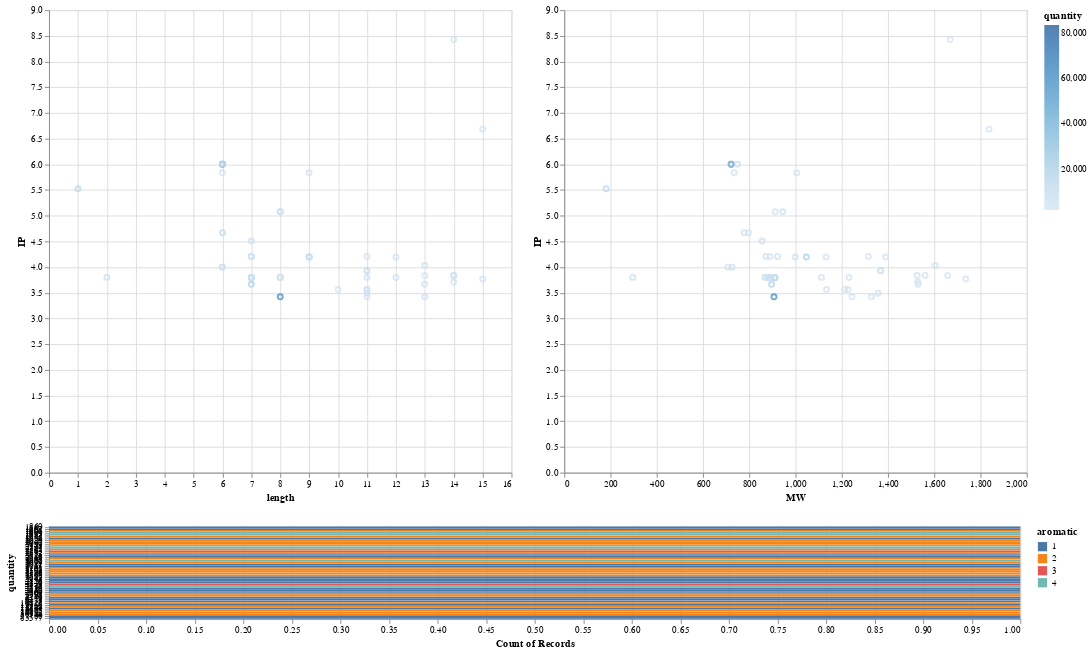

Notebook source saved alongside this figure:
### Code cell
import altair as alt
from vega_datasets import data

source = data.cars()

brush = alt.selection(type='interval', resolve='global')

base = alt.Chart(c).mark_point().encode(
    y='IP',
    color=alt.condition(brush, 'quantity', alt.ColorValue('grey')),
).add_selection(
    brush
).properties(
    width=500,
    height=500
)

bars = alt.Chart(c).mark_bar().encode(
    y='quantity:N',
    color='aromatic:N',
    x='count(length):Q'
).transform_filter(
    brush
).properties(
    width=1050,
    height=100
)

alt.vconcat(alt.hconcat(base.encode(x='length'), base.encode(x='MW')), bars)

### Figure 1 — Vega-Lite specification as saved in the notebook (floating-point values rounded to 4 significant figures)
{"$schema": "https://vega.github.io/schema/vega-lite/v3.4.0.json", "config": {"mark": {"tooltip": null}, "view": {"height": 300, "width": 400}}, "data": {"name": "data-bcd05a0be0a9be532c06ea57aa735f4f"}, "datasets": {"data-bcd05a0be0a9be532c06ea57aa735f4f": [{"AV": 0.1667, "IP": 6.001, "MW": 721.8, "SSF_Helix": 0.5, "SSF_Sheet": 0.1667, "SSF_Turn": 0.1667, "aliphatic": 2, "aromatic": 1, "cdr3": "FIVESK", "flex": 0.7368, "gravy": 0.55, "invalid": 0, "length": 6, "n_A": 0, "n_C": 0, "n_D": 0, "n_E": 1, "n_F": 1, "n_G": 0, "n_H": 0, "n_I": 1, "n_K": 1, "n_L": 0, "n_M": 0, "n_N": 0, "n_P": 0, "n_Q": 0, "n_R": 0, "n_S": 1, "n_T": 0, "n_V": 1, "n_W": 0, "n_Y": 0, "negative": 1, "neutral": 1, "positive": 1, "quantity": 83577}, {"AV": 0.125, "IP": 3.423, "MW": 906.9, "SSF_Helix": 0.375, "SSF_Sheet": 0.125, "SSF_Turn": 0.25, "aliphatic": 4, "aromatic": 1, "cdr3": "DLGIPDDY", "flex": 0.7723, "gravy": -0.6875, "invalid": 0, "length": 8, "n_A": 0, "n_C": 0, "n_D": 3, "n_E": 0, "n_F": 0, "n_G": 1, "n_H": 0, "n_I": 1, "n_K": 0, "n_L": 1, "n_M": 0, "n_N": 0, "n_P": 1, "n_Q": 0, "n_R": 0, "n_S": 0, "n_T": 0, "n_V": 0, "n_W": 0, "n_Y": 1, "negative": 3, "neutral": 0, "positive": 0, "quantity": 57780}, {"AV": 0.2857, "IP": 3.795, "MW": 911.0, "SSF_Helix": 0.2857, "SSF_Sheet": 0.4286, "SSF_Turn": 0.2857, "aliphatic": 3, "aromatic": 2, "cdr3": "EMWGPEY", "flex": 0.7594, "gravy": -1.329, "invalid": 0, "length": 7, "n_A": 0, "n_C": 0, "n_D": 0, "n_E": 2, "n_F": 0, "n_G": 1, "n_H": 0, "n_I": 0, "n_K": 0, "n_L": 0, "n_M": 1, "n_N": 0, "n_P": 1, "n_Q": 0, "n_R": 0, "n_S": 0, "n_T": 0, "n_V": 0, "n_W": 1, "n_Y": 1, "negative": 2, "neutral": 0, "positive": 0, "quantity": 30588}, {"AV": 0.2857, "IP": 3.666, "MW": 897.0, "SSF_Helix": 0.2857, "SSF_Sheet": 0.2857, "SSF_Turn": 0.2857, "aliphatic": 3, "aromatic": 2, "cdr3": "EMWGPDY", "flex": 0.7563, "gravy": -1.329, "invalid": 0, "length": 7, "n_A": 0, "n_C": 0, "n_D": 1, "n_E": 1, "n_F": 0, "n_G": 1, "n_H": 0, "n_I": 0, "n_K": 0, "n_L": 0, "n_M": 1, "n_N": 0, "n_P": 1, "n_Q": 0, "n_R": 0, "n_S": 0, "n_T": 0, "n_V": 0, "n_W": 1, "n_Y": 1, "negative": 2, "neutral": 0, "positive": 0, "quantity": 18892}, {"AV": 0.2222, "IP": 4.197, "MW": 1047.0, "SSF_Helix": 0.3333, "SSF_Sheet": 0.3333, "SSF_Turn": 0.1111, "aliphatic": 4, "aromatic": 2, "cdr3": "DLHWGAADY", "flex": 0.7286, "gravy": -0.6, "invalid": 0, "length": 9, "n_A": 2, "n_C": 0, "n_D": 2, "n_E": 0, "n_F": 0, "n_G": 1, "n_H": 1, "n_I": 0, "n_K": 0, "n_L": 1, "n_M": 0, "n_N": 0, "n_P": 0, "n_Q": 0, "n_R": 0, "n_S": 0, "n_T": 0, "n_V": 0, "n_W": 1, "n_Y": 1, "negative": 2, "neutral": 0, "positive": 1, "quantity": 18675}, {"AV": 0.1667, "IP": 6.001, "MW": 721.8, "SSF_Helix": 0.5, "SSF_Sheet": 0.3333, "SSF_Turn": 0.1667, "aliphatic": 2, "aromatic": 1, "cdr3": "FLVESK", "flex": 0.7423, "gravy": 0.4333, "invalid": 0, "length": 6, "n_A": 0, "n_C": 0, "n_D": 0, "n_E": 1, "n_F": 1, "n_G": 0, "n_H": 0, "n_I": 0, "n_K": 1, "n_L": 1, "n_M": 0, "n_N": 0, "n_P": 0, "n_Q": 0, "n_R": 0, "n_S": 1, "n_T": 0, "n_V": 1, "n_W": 0, "n_Y": 0, "negative": 1, "neutral": 1, "positive": 1, "quantity": 15844}, {"AV": 0.2857, "IP": 3.795, "MW": 880.9, "SSF_Helix": 0.2857, "SSF_Sheet": 0.2857, "SSF_Turn": 0.2857, "aliphatic": 2, "aromatic": 2, "cdr3": "ETWGPEY", "flex": 0.7739, "gravy": -1.7, "invalid": 0, "length": 7, "n_A": 0, "n_C": 0, "n_D": 0, "n_E": 2, "n_F": 0, "n_G": 1, "n_H": 0, "n_I": 0, "n_K": 0, "n_L": 0, "n_M": 0, "n_N": 0, "n_P": 1, "n_Q": 0, "n_R": 0, "n_S": 0, "n_T": 1, "n_V": 0, "n_W": 1, "n_Y": 1, "negative": 2, "neutral": 1, "positive": 0, "quantity": 12715}, {"AV": 1, "IP": 5.524, "MW": 181.2, "SSF_Helix": 1, "SSF_Sheet": 0, "SSF_Turn": 0, "aliphatic": 0, "aromatic": 1, "cdr3": "Y", "flex": 0.567, "gravy": -1.3, "invalid": 0, "length": 1, "n_A": 0, "n_C": 0, "n_D": 0, "n_E": 0, "n_F": 0, "n_G": 0, "n_H": 0, "n_I": 0, "n_K": 0, "n_L": 0, "n_M": 0, "n_N": 0, "n_P": 0, "n_Q": 0, "n_R": 0, "n_S": 0, "n_T": 0, "n_V": 0, "n_W": 0, "n_Y": 1, "negative": 0, "neutral": 0, "positive": 0, "quantity": 12166}, {"AV": 0.1818, "IP": 3.93, "MW": 1368.0, "SSF_Helix": 0.3636, "SSF_Sheet": 0.1818, "SSF_Turn": 0.1818, "aliphatic": 3, "aromatic": 2, "cdr3": "DNRDLLTPFDY", "flex": 0.7617, "gravy": -1.064, "invalid": 0, "length": 11, "n_A": 0, "n_C": 0, "n_D": 3, "n_E": 0, "n_F": 1, "n_G": 0, "n_H": 0, "n_I": 0, "n_K": 0, "n_L": 2, "n_M": 0, "n_N": 1, "n_P": 1, "n_Q": 0, "n_R": 1, "n_S": 0, "n_T": 1, "n_V": 0, "n_W": 0, "n_Y": 1, "negative": 3, "neutral": 2, "positive": 1, "quantity": 10625}, {"AV": 0.125, "IP": 3.8, "MW": 888.9, "SSF_Helix": 0.25, "SSF_Sheet": 0, "SSF_Turn": 0.5, "aliphatic": 3, "aromatic": 1, "cdr3": "GGVNWNDQ", "flex": 0.7795, "gravy": -1.438, "invalid": 0, "length": 8, "n_A": 0, "n_C": 0, "n_D": 1, "n_E": 0, "n_F": 0, "n_G": 2, "n_H": 0, "n_I": 0, "n_K": 0, "n_L": 0, "n_M": 0, "n_N": 2, "n_P": 0, "n_Q": 1, "n_R": 0, "n_S": 0, "n_T": 0, "n_V": 1, "n_W": 1, "n_Y": 0, "negative": 1, "neutral": 3, "positive": 0, "quantity": 8475}, {"AV": 0.5, "IP": 3.8, "MW": 296.3, "SSF_Helix": 0.5, "SSF_Sheet": 0, "SSF_Turn": 0, "aliphatic": 0, "aromatic": 1, "cdr3": "DY", "flex": 0.728, "gravy": -2.4, "invalid": 0, "length": 2, "n_A": 0, "n_C": 0, "n_D": 1, "n_E": 0, "n_F": 0, "n_G": 0, "n_H": 0, "n_I": 0, "n_K": 0, "n_L": 0, "n_M": 0, "n_N": 0, "n_P": 0, "n_Q": 0, "n_R": 0, "n_S": 0, "n_T": 0, "n_V": 0, "n_W": 0, "n_Y": 1, "negative": 1, "neutral": 0, "positive": 0, "quantity": 6479}, {"AV": 0.1667, "IP": 6.002, "MW": 749.9, "SSF_Helix": 0.5, "SSF_Sheet": 0.3333, "SSF_Turn": 0.1667, "aliphatic": 2, "aromatic": 1, "cdr3": "FLVESR", "flex": 0.7332, "gravy": 0.3333, "invalid": 0, "length": 6, "n_A": 0, "n_C": 0, "n_D": 0, "n_E": 1, "n_F": 1, "n_G": 0, "n_H": 0, "n_I": 0, "n_K": 0, "n_L": 1, "n_M": 0, "n_N": 0, "n_P": 0, "n_Q": 0, "n_R": 1, "n_S": 1, "n_T": 0, "n_V": 1, "n_W": 0, "n_Y": 0, "negative": 1, "neutral": 1, "positive": 1, "quantity": 5779}, {"AV": 0.2857, "IP": 3.8, "MW": 869.9, "SSF_Helix": 0.4286, "SSF_Sheet": 0, "SSF_Turn": 0.1429, "aliphatic": 2, "aromatic": 2, "cdr3": "QGQIFDY", "flex": 0.7286, "gravy": -0.7, "invalid": 0, "length": 7, "n_A": 0, "n_C": 0, "n_D": 1, "n_E": 0, "n_F": 1, "n_G": 1, "n_H": 0, "n_I": 1, "n_K": 0, "n_L": 0, "n_M": 0, "n_N": 0, "n_P": 0, "n_Q": 2, "n_R": 0, "n_S": 0, "n_T": 0, "n_V": 0, "n_W": 0, "n_Y": 1, "negative": 1, "neutral": 2, "positive": 0, "quantity": 5397}, {"AV": 0.25, "IP": 5.077, "MW": 945.0, "SSF_Helix": 0.375, "SSF_Sheet": 0, "SSF_Turn": 0.375, "aliphatic": 3, "aromatic": 2, "cdr3": "GGINWFDH", "flex": 0.7376, "gravy": -0.575, "invalid": 0, "length": 8, "n_A": 0, "n_C": 0, "n_D": 1, "n_E": 0, "n_F": 1, "n_G": 2, "n_H": 1, "n_I": 1, "n_K": 0, "n_L": 0, "n_M": 0, "n_N": 1, "n_P": 0, "n_Q": 0, "n_R": 0, "n_S": 0, "n_T": 0, "n_V": 0, "n_W": 1, "n_Y": 0, "negative": 1, "neutral": 1, "positive": 1, "quantity": 4991}, {"AV": 0.0769, "IP": 3.423, "MW": 1328.0, "SSF_Helix": 0.1538, "SSF_Sheet": 0.2308, "SSF_Turn": 0.3077, "aliphatic": 6, "aromatic": 1, "cdr3": "DSPAYTSADGMDV", "flex": 0.769, "gravy": -0.4923, "invalid": 0, "length": 13, "n_A": 2, "n_C": 0, "n_D": 3, "n_E": 0, "n_F": 0, "n_G": 1, "n_H": 0, "n_I": 0, "n_K": 0, "n_L": 0, "n_M": 1, "n_N": 0, "n_P": 1, "n_Q": 0, "n_R": 0, "n_S": 2, "n_T": 1, "n_V": 1, "n_W": 0, "n_Y": 1, "negative": 3, "neutral": 3, "positive": 0, "quantity": 4960}, {"AV": 0.1667, "IP": 4.0, "MW": 725.8, "SSF_Helix": 0.3333, "SSF_Sheet": 0.3333, "SSF_Turn": 0.3333, "aliphatic": 2, "aromatic": 1, "cdr3": "FMVESN", "flex": 0.7385, "gravy": 0.1833, "invalid": 0, "length": 6, "n_A": 0, "n_C": 0, "n_D": 0, "n_E": 1, "n_F": 1, "n_G": 0, "n_H": 0, "n_I": 0, "n_K": 0, "n_L": 0, "n_M": 1, "n_N": 1, "n_P": 0, "n_Q": 0, "n_R": 0, "n_S": 1, "n_T": 0, "n_V": 1, "n_W": 0, "n_Y": 0, "negative": 1, "neutral": 2, "positive": 0, "quantity": 4859}, {"AV": 0.1429, "IP": 4.508, "MW": 854.9, "SSF_Helix": 0.1429, "SSF_Sheet": 0.2857, "SSF_Turn": 0.2857, "aliphatic": 2, "aromatic": 1, "cdr3": "ETWGPEH", "flex": 0.7977, "gravy": -1.971, "invalid": 0, "length": 7, "n_A": 0, "n_C": 0, "n_D": 0, "n_E": 2, "n_F": 0, "n_G": 1, "n_H": 1, "n_I": 0, "n_K": 0, "n_L": 0, "n_M": 0, "n_N": 0, "n_P": 1, "n_Q": 0, "n_R": 0, "n_S": 0, "n_T": 1, "n_V": 0, "n_W": 1, "n_Y": 0, "negative": 2, "neutral": 1, "positive": 1, "quantity": 4829}, {"AV": 0.3077, "IP": 4.033, "MW": 1604.0, "SSF_Helix": 0.4615, "SSF_Sheet": 0.1538, "SSF_Turn": 0.3077, "aliphatic": 5, "aromatic": 4, "cdr3": "EPITYSGPWYYLD", "flex": 0.7314, "gravy": -0.6615, "invalid": 0, "length": 13, "n_A": 0, "n_C": 0, "n_D": 1, "n_E": 1, "n_F": 0, "n_G": 1, "n_H": 0, "n_I": 1, "n_K": 0, "n_L": 1, "n_M": 0, "n_N": 0, "n_P": 2, "n_Q": 0, "n_R": 0, "n_S": 1, "n_T": 1, "n_V": 0, "n_W": 1, "n_Y": 3, "negative": 2, "neutral": 2, "positive": 0, "quantity": 4711}, {"AV": 0.2727, "IP": 3.492, "MW": 1357.0, "SSF_Helix": 0.5455, "SSF_Sheet": 0.2727, "SSF_Turn": 0.0909, "aliphatic": 4, "aromatic": 3, "cdr3": "DTLEGVWYFDL", "flex": 0.7185, "gravy": 0.0727, "invalid": 0, "length": 11, "n_A": 0, "n_C": 0, "n_D": 2, "n_E": 1, "n_F": 1, "n_G": 1, "n_H": 0, "n_I": 0, "n_K": 0, "n_L": 2, "n_M": 0, "n_N": 0, "n_P": 0, "n_Q": 0, "n_R": 0, "n_S": 0, "n_T": 1, "n_V": 1, "n_W": 1, "n_Y": 1, "negative": 3, "neutral": 1, "positive": 0, "quantity": 4339}, {"AV": 0.1667, "IP": 4.67, "MW": 777.9, "SSF_Helix": 0.5, "SSF_Sheet": 0.3333, "SSF_Turn": 0, "aliphatic": 2, "aromatic": 1, "cdr3": "FLVERD", "flex": 0.7403, "gravy": -0.1167, "invalid": 0, "length": 6, "n_A": 0, "n_C": 0, "n_D": 1, "n_E": 1, "n_F": 1, "n_G": 0, "n_H": 0, "n_I": 0, "n_K": 0, "n_L": 1, "n_M": 0, "n_N": 0, "n_P": 0, "n_Q": 0, "n_R": 1, "n_S": 0, "n_T": 0, "n_V": 1, "n_W": 0, "n_Y": 0, "negative": 2, "neutral": 0, "positive": 1, "quantity": 4248}, {"AV": 0.1111, "IP": 4.197, "MW": 999.0, "SSF_Helix": 0.3333, "SSF_Sheet": 0.2222, "SSF_Turn": 0.2222, "aliphatic": 4, "aromatic": 1, "cdr3": "DLHWGAVDS", "flex": 0.7483, "gravy": -0.2778, "invalid": 0, "length": 9, "n_A": 1, "n_C": 0, "n_D": 2, "n_E": 0, "n_F": 0, "n_G": 1, "n_H": 1, "n_I": 0, "n_K": 0, "n_L": 1, "n_M": 0, "n_N": 0, "n_P": 0, "n_Q": 0, "n_R": 0, "n_S": 1, "n_T": 0, "n_V": 1, "n_W": 1, "n_Y": 0, "negative": 2, "neutral": 1, "positive": 1, "quantity": 4126}, {"AV": 0.1667, "IP": 4.67, "MW": 795.9, "SSF_Helix": 0.3333, "SSF_Sheet": 0.3333, "SSF_Turn": 0, "aliphatic": 2, "aromatic": 1, "cdr3": "FMVERD", "flex": 0.7388, "gravy": -0.4333, "invalid": 0, "length": 6, "n_A": 0, "n_C": 0, "n_D": 1, "n_E": 1, "n_F": 1, "n_G": 0, "n_H": 0, "n_I": 0, "n_K": 0, "n_L": 0, "n_M": 1, "n_N": 0, "n_P": 0, "n_Q": 0, "n_R": 1, "n_S": 0, "n_T": 0, "n_V": 1, "n_W": 0, "n_Y": 0, "negative": 2, "neutral": 0, "positive": 1, "quantity": 3943}, {"AV": 0.0714, "IP": 3.839, "MW": 1527.0, "SSF_Helix": 0.2857, "SSF_Sheet": 0.1429, "SSF_Turn": 0.2857, "aliphatic": 4, "aromatic": 1, "cdr3": "DRDLESVVTSGFDS", "flex": 0.7796, "gravy": -0.5, "invalid": 0, "length": 14, "n_A": 0, "n_C": 0, "n_D": 3, "n_E": 1, "n_F": 1, "n_G": 1, "n_H": 0, "n_I": 0, "n_K": 0, "n_L": 1, "n_M": 0, "n_N": 0, "n_P": 0, "n_Q": 0, "n_R": 1, "n_S": 3, "n_T": 1, "n_V": 2, "n_W": 0, "n_Y": 0, "negative": 4, "neutral": 4, "positive": 1, "quantity": 3582}, {"AV": 0.1333, "IP": 3.769, "MW": 1736.0, "SSF_Helix": 0.2667, "SSF_Sheet": 0.2, "SSF_Turn": 0.1333, "aliphatic": 5, "aromatic": 2, "cdr3": "MTSLRDGYDTADIDY", "flex": 0.75, "gravy": -0.78, "invalid": 0, "length": 15, "n_A": 1, "n_C": 0, "n_D": 4, "n_E": 0, "n_F": 0, "n_G": 1, "n_H": 0, "n_I": 1, "n_K": 0, "n_L": 1, "n_M": 1, "n_N": 0, "n_P": 0, "n_Q": 0, "n_R": 1, "n_S": 1, "n_T": 2, "n_V": 0, "n_W": 0, "n_Y": 2, "negative": 4, "neutral": 3, "positive": 1, "quantity": 3568}, {"AV": 0.2857, "IP": 4.208, "MW": 922.0, "SSF_Helix": 0.2857, "SSF_Sheet": 0, "SSF_Turn": 0.2857, "aliphatic": 1, "aromatic": 2, "cdr3": "RSDWFDP", "flex": 0.784, "gravy": -1.714, "invalid": 0, "length": 7, "n_A": 0, "n_C": 0, "n_D": 2, "n_E": 0, "n_F": 1, "n_G": 0, "n_H": 0, "n_I": 0, "n_K": 0, "n_L": 0, "n_M": 0, "n_N": 0, "n_P": 1, "n_Q": 0, "n_R": 1, "n_S": 1, "n_T": 0, "n_V": 0, "n_W": 1, "n_Y": 0, "negative": 2, "neutral": 1, "positive": 1, "quantity": 3556}, {"AV": 0.2222, "IP": 5.836, "MW": 1005.0, "SSF_Helix": 0.2222, "SSF_Sheet": 0, "SSF_Turn": 0.5556, "aliphatic": 1, "aromatic": 2, "cdr3": "RGSSSSFDY", "flex": 0.7822, "gravy": -1.122, "invalid": 0, "length": 9, "n_A": 0, "n_C": 0, "n_D": 1, "n_E": 0, "n_F": 1, "n_G": 1, "n_H": 0, "n_I": 0, "n_K": 0, "n_L": 0, "n_M": 0, "n_N": 0, "n_P": 0, "n_Q": 0, "n_R": 1, "n_S": 4, "n_T": 0, "n_V": 0, "n_W": 0, "n_Y": 1, "negative": 1, "neutral": 4, "positive": 1, "quantity": 3503}, {"AV": 0.25, "IP": 3.8, "MW": 894.9, "SSF_Helix": 0.375, "SSF_Sheet": 0.25, "SSF_Turn": 0.375, "aliphatic": 4, "aromatic": 2, "cdr3": "DLNWGAGY", "flex": 0.7361, "gravy": -0.55, "invalid": 0, "length": 8, "n_A": 1, "n_C": 0, "n_D": 1, "n_E": 0, "n_F": 0, "n_G": 2, "n_H": 0, "n_I": 0, "n_K": 0, "n_L": 1, "n_M": 0, "n_N": 1, "n_P": 0, "n_Q": 0, "n_R": 0, "n_S": 0, "n_T": 0, "n_V": 0, "n_W": 1, "n_Y": 1, "negative": 1, "neutral": 1, "positive": 0, "quantity": 3198}, {"AV": 0.1667, "IP": 3.799, "MW": 1231.0, "SSF_Helix": 0.1667, "SSF_Sheet": 0.0833, "SSF_Turn": 0.6667, "aliphatic": 6, "aromatic": 2, "cdr3": "SGASPPGNWFDP", "flex": 0.7953, "gravy": -0.875, "invalid": 0, "length": 12, "n_A": 1, "n_C": 0, "n_D": 1, "n_E": 0, "n_F": 1, "n_G": 2, "n_H": 0, "n_I": 0, "n_K": 0, "n_L": 0, "n_M": 0, "n_N": 1, "n_P": 3, "n_Q": 0, "n_R": 0, "n_S": 2, "n_T": 0, "n_V": 0, "n_W": 1, "n_Y": 0, "negative": 1, "neutral": 3, "positive": 0, "quantity": 3141}, {"AV": 0.125, "IP": 5.077, "MW": 911.9, "SSF_Helix": 0.25, "SSF_Sheet": 0, "SSF_Turn": 0.375, "aliphatic": 3, "aromatic": 1, "cdr3": "GGVNWHDQ", "flex": 0.7653, "gravy": -1.4, "invalid": 0, "length": 8, "n_A": 0, "n_C": 0, "n_D": 1, "n_E": 0, "n_F": 0, "n_G": 2, "n_H": 1, "n_I": 0, "n_K": 0, "n_L": 0, "n_M": 0, "n_N": 1, "n_P": 0, "n_Q": 1, "n_R": 0, "n_S": 0, "n_T": 0, "n_V": 1, "n_W": 1, "n_Y": 0, "negative": 1, "neutral": 2, "positive": 1, "quantity": 3067}, {"AV": 0.0714, "IP": 3.71, "MW": 1528.0, "SSF_Helix": 0.2143, "SSF_Sheet": 0.0714, "SSF_Turn": 0.2857, "aliphatic": 3, "aromatic": 1, "cdr3": "DRDDESVVTSGFDS", "flex": 0.7966, "gravy": -1.021, "invalid": 0, "length": 14, "n_A": 0, "n_C": 0, "n_D": 4, "n_E": 1, "n_F": 1, "n_G": 1, "n_H": 0, "n_I": 0, "n_K": 0, "n_L": 0, "n_M": 0, "n_N": 0, "n_P": 0, "n_Q": 0, "n_R": 1, "n_S": 3, "n_T": 1, "n_V": 2, "n_W": 0, "n_Y": 0, "negative": 5, "neutral": 4, "positive": 1, "quantity": 3011}, {"AV": 0.1429, "IP": 3.839, "MW": 1561.0, "SSF_Helix": 0.2857, "SSF_Sheet": 0.0714, "SSF_Turn": 0.2857, "aliphatic": 3, "aromatic": 2, "cdr3": "DRDFESVVTSGFDS", "flex": 0.7747, "gravy": -0.5714, "invalid": 0, "length": 14, "n_A": 0, "n_C": 0, "n_D": 3, "n_E": 1, "n_F": 2, "n_G": 1, "n_H": 0, "n_I": 0, "n_K": 0, "n_L": 0, "n_M": 0, "n_N": 0, "n_P": 0, "n_Q": 0, "n_R": 1, "n_S": 3, "n_T": 1, "n_V": 2, "n_W": 0, "n_Y": 0, "negative": 4, "neutral": 4, "positive": 1, "quantity": 3009}, {"AV": 0.3077, "IP": 3.666, "MW": 1531.0, "SSF_Helix": 0.4615, "SSF_Sheet": 0.1538, "SSF_Turn": 0.2308, "aliphatic": 4, "aromatic": 4, "cdr3": "EYDSSAYYITVGY", "flex": 0.7105, "gravy": -0.3385, "invalid": 0, "length": 13, "n_A": 1, "n_C": 0, "n_D": 1, "n_E": 1, "n_F": 0, "n_G": 1, "n_H": 0, "n_I": 1, "n_K": 0, "n_L": 0, "n_M": 0, "n_N": 0, "n_P": 0, "n_Q": 0, "n_R": 0, "n_S": 2, "n_T": 1, "n_V": 1, "n_W": 0, "n_Y": 4, "negative": 2, "neutral": 3, "positive": 0, "quantity": 2983}, {"AV": 0.25, "IP": 3.8, "MW": 910.9, "SSF_Helix": 0.375, "SSF_Sheet": 0.125, "SSF_Turn": 0.5, "aliphatic": 3, "aromatic": 2, "cdr3": "DLNWGSGY", "flex": 0.7539, "gravy": -0.875, "invalid": 0, "length": 8, "n_A": 0, "n_C": 0, "n_D": 1, "n_E": 0, "n_F": 0, "n_G": 2, "n_H": 0, "n_I": 0, "n_K": 0, "n_L": 1, "n_M": 0, "n_N": 1, "n_P": 0, "n_Q": 0, "n_R": 0, "n_S": 1, "n_T": 0, "n_V": 0, "n_W": 1, "n_Y": 1, "negative": 1, "neutral": 2, "positive": 0, "quantity": 2969}, {"AV": 0.1667, "IP": 4.0, "MW": 707.8, "SSF_Helix": 0.5, "SSF_Sheet": 0.1667, "SSF_Turn": 0.3333, "aliphatic": 2, "aromatic": 1, "cdr3": "FIVESN", "flex": 0.7345, "gravy": 0.6167, "invalid": 0, "length": 6, "n_A": 0, "n_C": 0, "n_D": 0, "n_E": 1, "n_F": 1, "n_G": 0, "n_H": 0, "n_I": 1, "n_K": 0, "n_L": 0, "n_M": 0, "n_N": 1, "n_P": 0, "n_Q": 0, "n_R": 0, "n_S": 1, "n_T": 0, "n_V": 1, "n_W": 0, "n_Y": 0, "negative": 1, "neutral": 2, "positive": 0, "quantity": 2785}, {"AV": 0.1429, "IP": 4.208, "MW": 871.9, "SSF_Helix": 0.2857, "SSF_Sheet": 0.2857, "SSF_Turn": 0.1429, "aliphatic": 3, "aromatic": 1, "cdr3": "RADWLDP", "flex": 0.7734, "gravy": -1.2, "invalid": 0, "length": 7, "n_A": 1, "n_C": 0, "n_D": 2, "n_E": 0, "n_F": 0, "n_G": 0, "n_H": 0, "n_I": 0, "n_K": 0, "n_L": 1, "n_M": 0, "n_N": 0, "n_P": 1, "n_Q": 0, "n_R": 1, "n_S": 0, "n_T": 0, "n_V": 0, "n_W": 1, "n_Y": 0, "negative": 2, "neutral": 0, "positive": 1, "quantity": 2773}, {"AV": 0.1818, "IP": 3.8, "MW": 1112.0, "SSF_Helix": 0.2727, "SSF_Sheet": 0.2727, "SSF_Turn": 0.2727, "aliphatic": 6, "aromatic": 2, "cdr3": "ASITAAGPFDY", "flex": 0.7302, "gravy": 0.4, "invalid": 0, "length": 11, "n_A": 3, "n_C": 0, "n_D": 1, "n_E": 0, "n_F": 1, "n_G": 1, "n_H": 0, "n_I": 1, "n_K": 0, "n_L": 0, "n_M": 0, "n_N": 0, "n_P": 1, "n_Q": 0, "n_R": 0, "n_S": 1, "n_T": 1, "n_V": 0, "n_W": 0, "n_Y": 1, "negative": 1, "neutral": 2, "positive": 0, "quantity": 2572}, {"AV": 0.25, "IP": 4.197, "MW": 1389.0, "SSF_Helix": 0.3333, "SSF_Sheet": 0.3333, "SSF_Turn": 0.0833, "aliphatic": 5, "aromatic": 3, "cdr3": "ADMASVAHYFDY", "flex": 0.7025, "gravy": 0.0583, "invalid": 0, "length": 12, "n_A": 3, "n_C": 0, "n_D": 2, "n_E": 0, "n_F": 1, "n_G": 0, "n_H": 1, "n_I": 0, "n_K": 0, "n_L": 0, "n_M": 1, "n_N": 0, "n_P": 0, "n_Q": 0, "n_R": 0, "n_S": 1, "n_T": 0, "n_V": 1, "n_W": 0, "n_Y": 2, "negative": 2, "neutral": 1, "positive": 1, "quantity": 2563}, {"AV": 0.1818, "IP": 3.564, "MW": 1213.0, "SSF_Helix": 0.3636, "SSF_Sheet": 0.1818, "SSF_Turn": 0.2727, "aliphatic": 4, "aromatic": 2, "cdr3": "GTSSAWDLVDY", "flex": 0.7415, "gravy": -0.1909, "invalid": 0, "length": 11, "n_A": 1, "n_C": 0, "n_D": 2, "n_E": 0, "n_F": 0, "n_G": 1, "n_H": 0, "n_I": 0, "n_K": 0, "n_L": 1, "n_M": 0, "n_N": 0, "n_P": 0, "n_Q": 0, "n_R": 0, "n_S": 2, "n_T": 1, "n_V": 1, "n_W": 1, "n_Y": 1, "negative": 2, "neutral": 3, "positive": 0, "quantity": 2363}, {"AV": 0.2667, "IP": 6.685, "MW": 1837.0, "SSF_Helix": 0.2667, "SSF_Sheet": 0.0667, "SSF_Turn": 0.2667, "aliphatic": 4, "aromatic": 4, "cdr3": "MGQYDSRGYYGYCHH", "flex": 0.7227, "gravy": -1.38, "invalid": 0, "length": 15, "n_A": 0, "n_C": 1, "n_D": 1, "n_E": 0, "n_F": 0, "n_G": 3, "n_H": 2, "n_I": 0, "n_K": 0, "n_L": 0, "n_M": 1, "n_N": 0, "n_P": 0, "n_Q": 1, "n_R": 1, "n_S": 1, "n_T": 0, "n_V": 0, "n_W": 0, "n_Y": 4, "negative": 1, "neutral": 3, "positive": 3, "quantity": 2337}, {"AV": 0.3636, "IP": 4.208, "MW": 1315.0, "SSF_Helix": 0.3636, "SSF_Sheet": 0, "SSF_Turn": 0.3636, "aliphatic": 3, "aromatic": 4, "cdr3": "DRGYSYGYGDY", "flex": 0.7393, "gravy": -1.7, "invalid": 0, "length": 11, "n_A": 0, "n_C": 0, "n_D": 2, "n_E": 0, "n_F": 0, "n_G": 3, "n_H": 0, "n_I": 0, "n_K": 0, "n_L": 0, "n_M": 0, "n_N": 0, "n_P": 0, "n_Q": 0, "n_R": 1, "n_S": 1, "n_T": 0, "n_V": 0, "n_W": 0, "n_Y": 4, "negative": 2, "neutral": 1, "positive": 1, "quantity": 2143}, {"AV": 0.2857, "IP": 3.795, "MW": 893.9, "SSF_Helix": 0.2857, "SSF_Sheet": 0.2857, "SSF_Turn": 0.4286, "aliphatic": 2, "aromatic": 2, "cdr3": "ENWGPEY", "flex": 0.789, "gravy": -2.1, "invalid": 0, "length": 7, "n_A": 0, "n_C": 0, "n_D": 0, "n_E": 2, "n_F": 0, "n_G": 1, "n_H": 0, "n_I": 0, "n_K": 0, "n_L": 0, "n_M": 0, "n_N": 1, "n_P": 1, "n_Q": 0, "n_R": 0, "n_S": 0, "n_T": 0, "n_V": 0, "n_W": 1, "n_Y": 1, "negative": 2, "neutral": 1, "positive": 0, "quantity": 2099}, {"AV": 0.2222, "IP": 4.197, "MW": 1132.0, "SSF_Helix": 0.4444, "SSF_Sheet": 0.1111, "SSF_Turn": 0.2222, "aliphatic": 3, "aromatic": 2, "cdr3": "DIHNWGLDY", "flex": 0.7349, "gravy": -0.8889, "invalid": 0, "length": 9, "n_A": 0, "n_C": 0, "n_D": 2, "n_E": 0, "n_F": 0, "n_G": 1, "n_H": 1, "n_I": 1, "n_K": 0, "n_L": 1, "n_M": 0, "n_N": 1, "n_P": 0, "n_Q": 0, "n_R": 0, "n_S": 0, "n_T": 0, "n_V": 0, "n_W": 1, "n_Y": 1, "negative": 2, "neutral": 1, "positive": 1, "quantity": 2047}, {"AV": 0.1818, "IP": 3.564, "MW": 1227.0, "SSF_Helix": 0.3636, "SSF_Sheet": 0.2727, "SSF_Turn": 0.2727, "aliphatic": 4, "aromatic": 2, "cdr3": "GTSSAWDLLDY", "flex": 0.7457, "gravy": -0.2273, "invalid": 0, "length": 11, "n_A": 1, "n_C": 0, "n_D": 2, "n_E": 0, "n_F": 0, "n_G": 1, "n_H": 0, "n_I": 0, "n_K": 0, "n_L": 2, "n_M": 0, "n_N": 0, "n_P": 0, "n_Q": 0, "n_R": 0, "n_S": 2, "n_T": 1, "n_V": 0, "n_W": 1, "n_Y": 1, "negative": 2, "neutral": 3, "positive": 0, "quantity": 2024}, {"AV": 0.1667, "IP": 5.836, "MW": 734.8, "SSF_Helix": 0.1667, "SSF_Sheet": 0, "SSF_Turn": 0.3333, "aliphatic": 2, "aromatic": 1, "cdr3": "DYGQRP", "flex": 0.7928, "gravy": -2.467, "invalid": 0, "length": 6, "n_A": 0, "n_C": 0, "n_D": 1, "n_E": 0, "n_F": 0, "n_G": 1, "n_H": 0, "n_I": 0, "n_K": 0, "n_L": 0, "n_M": 0, "n_N": 0, "n_P": 1, "n_Q": 1, "n_R": 1, "n_S": 0, "n_T": 0, "n_V": 0, "n_W": 0, "n_Y": 1, "negative": 1, "neutral": 1, "positive": 1, "quantity": 1986}, {"AV": 0.2, "IP": 3.564, "MW": 1134.0, "SSF_Helix": 0.3, "SSF_Sheet": 0, "SSF_Turn": 0.4, "aliphatic": 2, "aromatic": 2, "cdr3": "DQYSSGSIDY", "flex": 0.7695, "gravy": -1.14, "invalid": 0, "length": 10, "n_A": 0, "n_C": 0, "n_D": 2, "n_E": 0, "n_F": 0, "n_G": 1, "n_H": 0, "n_I": 1, "n_K": 0, "n_L": 0, "n_M": 0, "n_N": 0, "n_P": 0, "n_Q": 1, "n_R": 0, "n_S": 3, "n_T": 0, "n_V": 0, "n_W": 0, "n_Y": 2, "negative": 2, "neutral": 4, "positive": 0, "quantity": 1983}, {"AV": 0.2857, "IP": 8.43, "MW": 1669.0, "SSF_Helix": 0.3571, "SSF_Sheet": 0.2143, "SSF_Turn": 0.3571, "aliphatic": 5, "aromatic": 4, "cdr3": "GRRYGSGNYYALEY", "flex": 0.7339, "gravy": -1.257, "invalid": 0, "length": 14, "n_A": 1, "n_C": 0, "n_D": 0, "n_E": 1, "n_F": 0, "n_G": 3, "n_H": 0, "n_I": 0, "n_K": 0, "n_L": 1, "n_M": 0, "n_N": 1, "n_P": 0, "n_Q": 0, "n_R": 2, "n_S": 1, "n_T": 0, "n_V": 0, "n_W": 0, "n_Y": 4, "negative": 1, "neutral": 2, "positive": 2, "quantity": 1955}, {"AV": 0.3077, "IP": 3.839, "MW": 1658.0, "SSF_Helix": 0.3846, "SSF_Sheet": 0.1538, "SSF_Turn": 0.2308, "aliphatic": 3, "aromatic": 4, "cdr3": "DSKDWGEYWPFDL", "flex": 0.7677, "gravy": -1.323, "invalid": 0, "length": 13, "n_A": 0, "n_C": 0, "n_D": 3, "n_E": 1, "n_F": 1, "n_G": 1, "n_H": 0, "n_I": 0, "n_K": 1, "n_L": 1, "n_M": 0, "n_N": 0, "n_P": 1, "n_Q": 0, "n_R": 0, "n_S": 1, "n_T": 0, "n_V": 0, "n_W": 2, "n_Y": 1, "negative": 4, "neutral": 1, "positive": 1, "quantity": 1909}, {"AV": 0.2857, "IP": 4.207, "MW": 888.9, "SSF_Helix": 0.2857, "SSF_Sheet": 0, "SSF_Turn": 0.1429, "aliphatic": 1, "aromatic": 2, "cdr3": "TGRDYDY", "flex": 0.7531, "gravy": -2.171, "invalid": 0, "length": 7, "n_A": 0, "n_C": 0, "n_D": 2, "n_E": 0, "n_F": 0, "n_G": 1, "n_H": 0, "n_I": 0, "n_K": 0, "n_L": 0, "n_M": 0, "n_N": 0, "n_P": 0, "n_Q": 0, "n_R": 1, "n_S": 0, "n_T": 1, "n_V": 0, "n_W": 0, "n_Y": 2, "negative": 2, "neutral": 1, "positive": 1, "quantity": 1906}, {"AV": 0.0909, "IP": 3.422, "MW": 1244.0, "SSF_Helix": 0.1818, "SSF_Sheet": 0.1818, "SSF_Turn": 0.2727, "aliphatic": 3, "aromatic": 1, "cdr3": "TSANDYDNMDV", "flex": 0.7696, "gravy": -1.127, "invalid": 0, "length": 11, "n_A": 1, "n_C": 0, "n_D": 3, "n_E": 0, "n_F": 0, "n_G": 0, "n_H": 0, "n_I": 0, "n_K": 0, "n_L": 0, "n_M": 1, "n_N": 2, "n_P": 0, "n_Q": 0, "n_R": 0, "n_S": 1, "n_T": 1, "n_V": 1, "n_W": 0, "n_Y": 1, "negative": 3, "neutral": 4, "positive": 0, "quantity": 1867}, {"AV": 0.1429, "IP": 3.8, "MW": 868.0, "SSF_Helix": 0.2857, "SSF_Sheet": 0.4286, "SSF_Turn": 0, "aliphatic": 3, "aromatic": 1, "cdr3": "QQMALDY", "flex": 0.7264, "gravy": -0.6143, "invalid": 0, "length": 7, "n_A": 1, "n_C": 0, "n_D": 1, "n_E": 0, "n_F": 0, "n_G": 0, "n_H": 0, "n_I": 0, "n_K": 0, "n_L": 1, "n_M": 1, "n_N": 0, "n_P": 0, "n_Q": 2, "n_R": 0, "n_S": 0, "n_T": 0, "n_V": 0, "n_W": 0, "n_Y": 1, "negative": 1, "neutral": 2, "positive": 0, "quantity": 1860}]}, "vconcat": [{"hconcat": [{"encoding": {"color": {"condition": {"field": "quantity", "selection": "selector003", "type": "quantitative"}, "value": "grey"}, "x": {"field": "length", "type": "quantitative"}, "y": {"field": "IP", "type": "quantitative"}}, "height": 500, "mark": "point", "selection": {"selector003": {"resolve": "global", "type": "interval"}}, "width": 500}, {"encoding": {"color": {"condition": {"field": "quantity", "selection": "selector003", "type": "quantitative"}, "value": "grey"}, "x": {"field": "MW", "type": "quantitative"}, "y": {"field": "IP", "type": "quantitative"}}, "height": 500, "mark": "point", "selection": {"selector003": {"resolve": "global", "type": "interval"}}, "width": 500}]}, {"encoding": {"color": {"field": "aromatic", "type": "nominal"}, "x": {"aggregate": "count", "field": "length", "type": "quantitative"}, "y": {"field": "quantity", "type": "nominal"}}, "height": 100, "mark": "bar", "transform": [{"filter": {"selection": "selector003"}}], "width": 1050}]}
